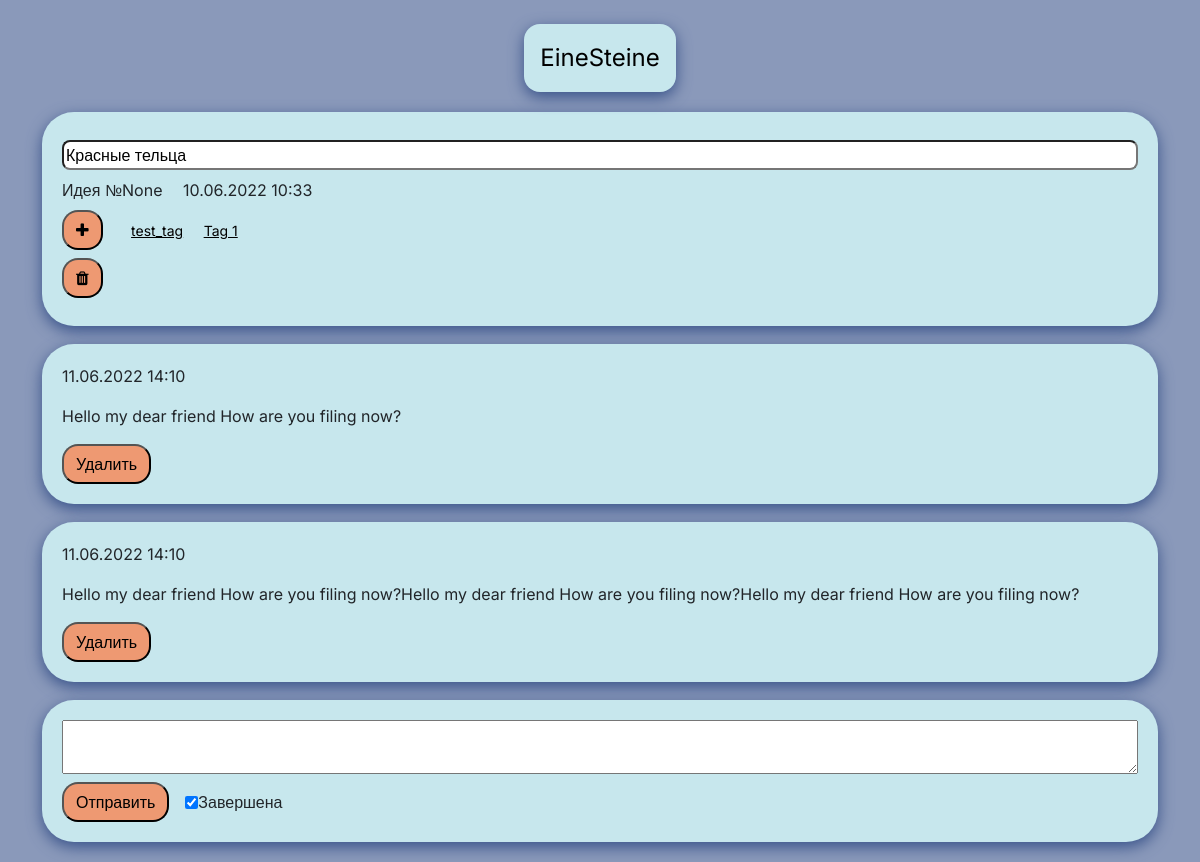
Screenshot of /editor/1 (signed in) with the database file from the repository.
### einesteine/models.py (models this page shows, shortened)
class Idea(db.Model):
    id = db.Column(db.Integer, primary_key=True)
    name = db.Column(db.String(140))
    number = db.Column(db.Integer)
    complete = db.Column(db.Boolean(), default=False)
    created_time = db.Column(db.DateTime)
    user_id = db.Column(db.Integer, db.ForeignKey('user.id'))
    posts = db.relationship('Post', backref='idea_post', lazy='dynamic')

class Tag(db.Model):
    id = db.Column(db.Integer, primary_key=True)
    name = db.Column(db.String(25))
    user_id = db.Column(db.Integer, db.ForeignKey('user.id'))
    ideas = db.relationship('Idea', secondary = tag_connections,
                            secondaryjoin = (tag_connections.c.tagged_id == Idea.id),
                            primaryjoin = (tag_connections.c.tag_id == id),
                            backref=db.backref('tags', lazy='dynamic'), lazy='dynamic')

class Post(db.Model):
    id = db.Column(db.Integer, primary_key=True)
    body = db.Column(db.String(3000))
    created_time = db.Column(db.DateTime)
    idea_id = db.Column(db.Integer, db.ForeignKey('idea.id'))
    user_id = db.Column(db.Integer, db.ForeignKey('user.id'))

### einesteine/routes.py (the view)
@app.route('/editor/<idea_id>')
@login_required
def editor(idea_id):
    idea = Idea.query.get(idea_id)
    tags = Tag.query.filter_by(user_id=current_user.id).all()
    if idea is not None and idea.user_id == current_user.id:
        return render_template('editor.html', idea = idea, tags = tags)
    else:
        return redirect(url_for('logout'))

### einesteine/models.py (called while the page is built)
@login.user_loader
def load_user(id):
    return User.query.get(int(id))

### einesteine/templates/editor.html (shortened to what this page needs)
{% extends "base.html" %}
{% block content%}
<div class="container" style="margin-top: 20px;margin-bottom: 20px;">
    <div class="editor-head" style="padding: 20px;border-radius: 2rem;">
        <div style="margin: 8px 0px;">
          <input id = "idea_name" type="text" value="{{ idea.name }}" style="border-radius: .5rem;width: 100%;"></div>
        <div style="margin: 8px 0px;">
          <span style="margin-right: 16px;">Идея №{{ idea.number }}</span>
          <span>{{ idea.created_time.strftime('%d.%m.%Y %H:%M')}}<br></span>
        </div>
        <div style="margin: 8px 0px;">
            <div id = 'tag-list'>
              <button class="form-button" type="button" style="margin-right: 16px;" data-bs-toggle="modal" data-bs-target="#add-tag"><i class="fa fa-plus"></i></button>
              {% for tag in idea.tags %}
                <a id = "tag_show_{{ tag.id }}" class = "dashboard-tag" style="text-decoration: underline;" onclick="disconnect_tag({{ tag.id }})">{{ tag.name }}</a>
              {% endfor %}
            </div>
            <div style="margin: 8px 0px;">
              <button class="form-button" type="button" style="margin-right: 16px;" data-bs-toggle="modal" data-bs-target="#delete_idea"><i class="fa fa-trash"></i></button>
            </div>
        </div>
    </div>
    <div id = 'posts-container'>
      {% for post in idea.posts.all() %}
      <div id = 'post_{{ post.id }}' class="d-flex flex-column editor-head" style="padding: 20px;border-radius: 2rem;margin-top: 18px;">
        <span style="margin-bottom: 8px;">{{ post.created_time.strftime('%d.%m.%Y %H:%M') }}</span>
        <span class = 'text-break' style="margin: 8px 0px;">{{ post.body }}</span>
          <div>
            <button class="form-button" type="button" style="margin-top: 8px;" onclick = "delete_post({{ post.id }})">Удалить</button>
          </div>
      </div>
      {% endfor %}
    </div>
    <div class="d-flex flex-column editor-head" style="padding: 20px;border-radius: 2rem;margin-top: 18px;">
        <textarea id = "text"></textarea>
        <div class="d-flex align-items-center" style="margin-top: 8px;">
          <button class="form-button" type="button" style="margin-right: 16px;" onclick = "send_update()">Отправить</button>
          {% if idea.complete %}
            <input id = 'completed' type="checkbox" checked>
          {% else %}
            <input id = 'completed' type="checkbox">
          {% endif %}
          <span>Завершена</span>
        </div>
    </div>
</div>
{% endblock %}

### einesteine/static/css/colors.css (style rules this page uses)
:root { --a-color: #C7E7ED; --as-color: #8A99BA; --ad-color: #39538A; --b-color: #EE9972; --bd-color: #c57f5f; --c-color: #BD8F86; --cd-color: #8c6a63; }

### einesteine/static/css/custom.css (style rules this page uses)
.form-button { background-color: var(--b-color); padding: 6px 12px; border-radius: 1rem; }
.dashboard-tag { text-decoration: underline; font-size: 14px; color: black; margin: 8px; }
.editor-head { background-color: var(--a-color); box-shadow: 0px 5px 15px var(--ad-color); }

### rows the page displays
Idea: name "Красные тельца", number "None", created_time "10.06.2022 10:33"
Tag: name "test_tag"
Tag: name "Tag 1"
Post: created_time "11.06.2022 14:10", body "Hello my dear friend How are you filing now?"
Post: created_time "11.06.2022 14:10", body "Hello my dear friend How are you filing now?Hello my dear friend How are you filing now?Hello my dear friend How are you filing now?"
